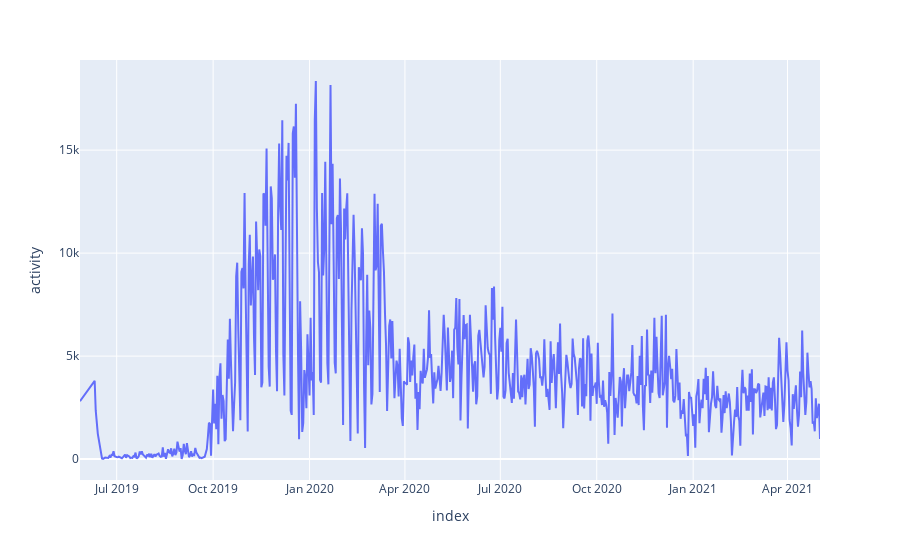

Notebook code for this chart:
### Code cell
count = Counter([date for date in frame["date"]])

df = pd.DataFrame.from_dict(count, orient='index', columns=["activity"]).reset_index().sort_values(by=['index'])

fig = px.line(df, x='index', y='activity')
fig.show()

### Figure 1 — Plotly figure (JSON) as saved in the notebook; plotly's stock layout.template omitted (floating-point values rounded to 4 significant figures; data arrays with more than 128 entries replaced by an {"elided": "..."} marker saying what was removed)
{"data": [{"hovertemplate": "index=%{x}<br>activity=%{y}<extra></extra>", "legendgroup": "", "line": {"color": "#636efa", "dash": "solid"}, "mode": "lines", "name": "", "orientation": "v", "showlegend": false, "type": "scatter", "x": {"elided": "675 str values"}, "xaxis": "x", "y": {"elided": "675 int values"}, "yaxis": "y"}], "layout": {"legend": {"tracegroupgap": 0}, "margin": {"t": 60}, "xaxis": {"anchor": "y", "domain": [0, 1], "title": {"text": "index"}}, "yaxis": {"anchor": "x", "domain": [0, 1], "title": {"text": "activity"}}}}
